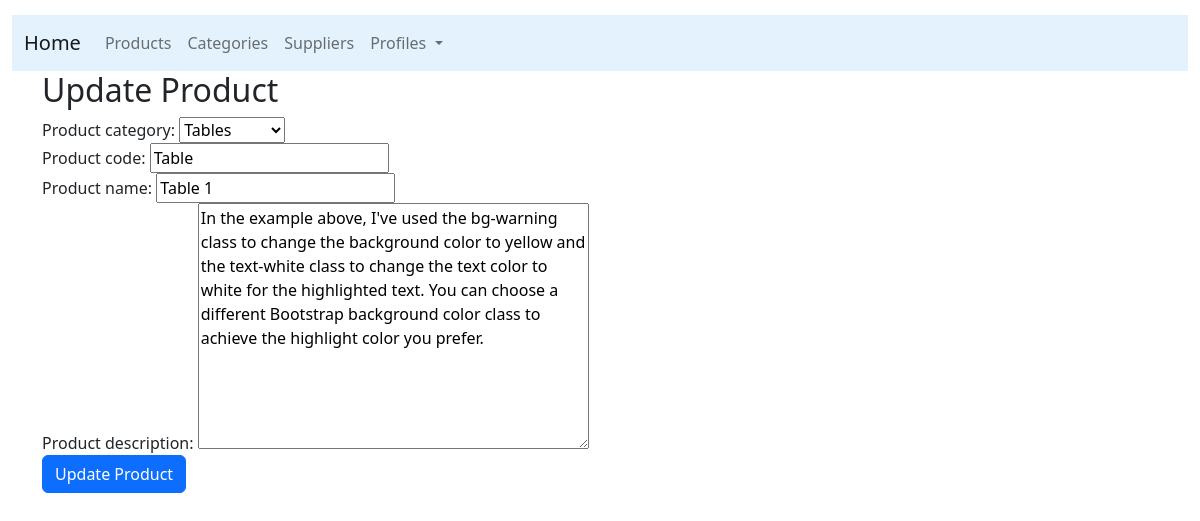
Page /update-product/3/ (signed in) on the committed database.
### products/models.py (models this page shows, shortened)
class Product(models.Model):
    product_category = models.ForeignKey(Category,related_name='products',on_delete=models.CASCADE)
    product_code = models.CharField(max_length=20, db_index=True, unique=True)
    product_name = models.CharField(max_length=100, db_index=True)
    product_slug = models.SlugField(max_length=110, db_index=True)
    product_description = models.TextField(blank=True)
    date_created = models.DateTimeField(auto_now_add=True)
    date_updated = models.DateTimeField(auto_now=True)
    class Meta:
        ordering = ('product_name',)
        index_together = (('id', 'product_slug'),)

### products/views.py (the view)
# urls.py: path('update-product/<int:product_id>/', views.update_product, name='update_product'),
@login_required(login_url='/')
def update_product(request, product_id):
    product = get_object_or_404(Product, pk=product_id)
    if request.method == 'POST':
        form = ProductForm(request.POST, instance=product)
        if form.is_valid():
            form.save()
            return redirect('products:list_products')
    else:
        form = ProductForm(instance=product)
    return render(request, 'products/update_product.html', {'form': form, 'product': product})

### products/forms.py
class ProductForm(forms.ModelForm):
    class Meta:
        model = Product
        fields = ['product_category','product_code','product_name','product_description']

### products/models.py (called while the page is built)
    def __str__(self):
        return self.category_name

### products/templates/products/update_product.html (shortened to what this page needs)
{% extends "products/base.html" %}
{% block content %}
<div class="container">
    <h2>Update Product</h2>
    <form method="post" class="form">
        <div class="form-group">
            {{ form.product_category.label_tag }}
            {{ form.product_category }}
        </div>
        <div class="form-group">
            {{ form.product_code.label_tag }}
            {{ form.product_code }}
        </div>
        <div class="form-group">
            {{ form.product_name.label_tag }}
            {{ form.product_name }}
        </div>
        <div class="form-group">
            {{ form.product_description.label_tag }}
            {{ form.product_description }}
        </div>
        <button type="submit" class="btn btn-primary">Update Product</button>
    </form>
</div>
{% endblock %}

### rows in the picture
Product: product_category "Tables", product_code "Table", product_name "Table 1", product_description "In the example above, I've used the bg-warning class to change the background color to yellow and the text-white class to change the text color to white for the highlighted text. You can choose a different Bootstrap background color class to achieve the highlight color you prefer."
